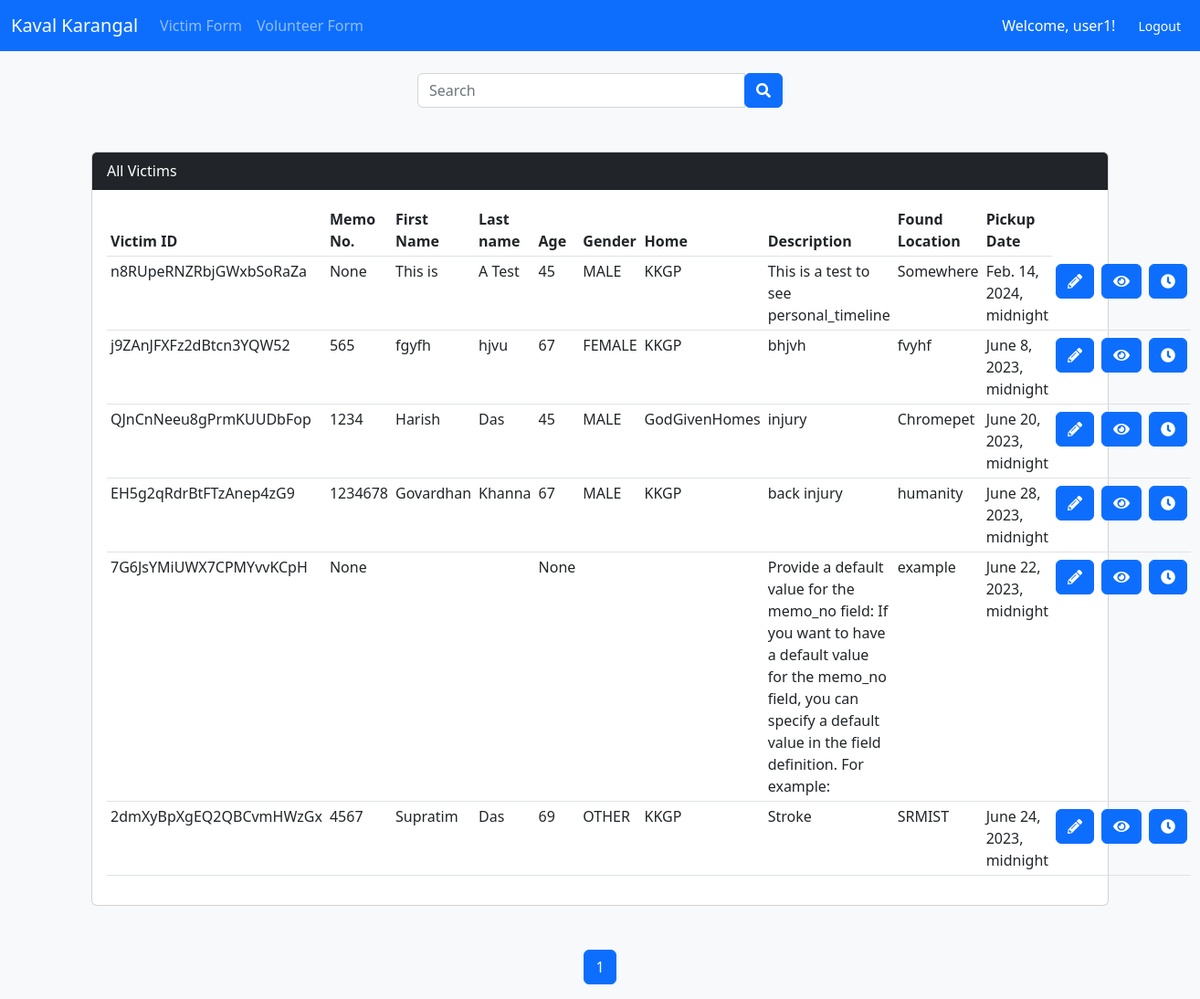
Screenshot of /victims/victimsglobalview/ (signed in) with the database file from the repository.
### victims/models.py (models this page shows, shortened)
class All_profiles(models.Model):
    GENDER_LISTS=(
        ('MALE','MALE'),
        ('FEMALE','FEMALE'),
        ('OTHER','OTHER')
    )
    def name_choices():
        return [(a.home_name, a.home_name) for a in home_profiles.objects.all()]
    id = models.CharField(max_length=22, primary_key=True, default=shortuuid.uuid, editable=False)
    memo_no = models.IntegerField(default="",blank =True,null=True)
    first_name = models.CharField(max_length=50,default="",blank=True)
    last_name = models.CharField(max_length=50, default="", blank=True)
    age = models.IntegerField(default="",blank=True,null=True)
    gender = models.CharField(max_length=20,choices=GENDER_LISTS,blank=True)
    ngo_assigned = models.CharField(choices=name_choices(),default="",blank=True,max_length=100)
    description = models.CharField(max_length=1000)
    pickup_location = models.CharField(max_length=1000)
    pickup_date = models.DateTimeField()
    images = models.ManyToManyField('Image', related_name='victims')
    class Meta:
        verbose_name = "All Profile"

### victims/views.py (the view, shortened to what this page needs)
# urls.py: path("victimsglobalview/",views.globally_view_victims,name="victimsglobalview"),
@login_required
def globally_view_victims(request):
    chk = request.GET.get('search')
    victims = All_profiles.objects.all().order_by('-id')
    p = Paginator(victims, 10)
    page = request.GET.get('page')
    victims_per_page = p.get_page(page)
    nums = "a" * victims_per_page.paginator.num_pages
    return render(request, "victims/victimsglobalview.html", {"victims_per_page": victims_per_page, "nums": nums})

### victims/templates/victims/victimsglobalview.html (shortened to what this page needs)
{% extends "layout/base.html" %}
{% block content %}
<br>
<div class="container d-flex justify-content-center">
	<div>
        <form action="/victims/victimsglobalview/" method="GET">
		<div class="input-group mb-5" style="width: 400px;" >
			<input type="text" class="form-control" placeholder="Search" name="search">
		    <div class="input-group-append"><button class="btn btn-primary"><i class="fas fa-search"></i></button></div>
	    </div>
        </form>
    </div>
</div>
<div style="margin-left: 100px; margin-right: 100px;">
    <div class="card">
        <div class="card-header bg-dark text-white ">All Victims</div>
        <div class="card-body">
            <table class="table table-hover table-sm">
                <thead>
                    <tr>
                        <th>Victim ID</th>
                        <th>Memo No.</th>
                        <th>First Name</th>
                        <th>Last name</th>
                        <th>Age</th>
                        <th>Gender</th>
                        <th>Home</th>
                        <th>Description</th>
                        <th>Found Location</th>
                        <th>Pickup Date</th>
                    </tr>
                </thead>
                <tbody>
                    {% for victim in victims_per_page %}
                    <tr>
                        <td>{{victim.id}}</td>
                        <td>{{victim.memo_no}}</td>
                        <td>{{victim.first_name}}</td>
                        <td>{{victim.last_name}}</td>
                        <td>{{victim.age}}</td>
                        <td>{{victim.gender}}</td>
                        <td>{{victim.ngo_assigned}}</td>
                        <td>{{victim.description}}</td>
                        <td>{{victim.pickup_location}}</td>
                        <td>{{victim.pickup_date }}</td>
                        <td style="width: 0px; height: 0px;"> <a class="btn btn-primary my-1" href="{% url 'victims:update_view' victim.id %}"><i class="fas fa-pencil-alt"></i></a></td>
                        <td style="width: 0px; height: 0px;"><a href="{% url 'victims:viewvicts' victim.id %}" class="btn btn-primary my-1"><i class="fas fa-eye"></i></a></td>
                        <td style="width: 0px; height: 0px;"><a href="{% url 'victims:victim_lifecycle_entry' victim.id %}" class="btn btn-primary my-1"><i class="fas fa-clock"></i></a></td </tr>
                    {% endfor %}
                </tbody>
            </table>
        </div>
    </div>
</div>
<br/></br/>
<nav aria-label="Page navigation example">
    <ul class="pagination justify-content-center">
{% for i in victims_per_page.paginator.page_range %}
{% if victims_per_page.number == i %}
<li class="page-item active"><span class="page-link">{{ i }}</span ></li>
{% elif i > victims_per_page.number|add:'-2' and i < victims_per_page.number|add:'2' %}
<li class="page-item"><a href="/victims/victimsglobalview?page={{ i }}" class="page-link">{{ i }}</a></li>
{% endif %}
{% endfor %}
</ul>
</nav>
{% endblock %}

### templates/layout/navbar.html (shortened to what this page needs)
<nav class="navbar navbar-expand-md bg-primary navbar-dark">
  <div class="container-fluid">
    <a class="navbar-brand" href="homepage">Kaval Karangal</a>
    <div class="collapse navbar-collapse" id="navbarSupportedContent">
      <ul class="navbar-nav me-auto mb-2 mb-lg-0">
        <li class="nav-item">
          <a class="nav-link" href="victims/index">Victim Form</a>
        </li>
        <li class="nav-item">
          <a class="nav-link" href="volunteers/index">Volunteer Form</a>
        </li>
      </ul>
      {% if user.is_authenticated %}
        <span class="me-3 text-white">Welcome, {{ user.username }}!</span>
          <a class="nav-link" href="{% url 'logout' %}">
            <button class="btn btn-primary btn-sm" type="submit">Logout</button>
          </a>
      {% endif %}
      </div>
  </div>
</nav>

### rows the page displays
All_profiles: id "n8RUpeRNZRbjGWxbSoRaZa", memo_no "None", first_name "This is", last_name "A Test", age "45", gender "MALE", ngo_assigned "KKGP", description "This is a test to see personal_timeline", pickup_location "Somewhere", pickup_date "Feb. 14, 2024, midnight"
All_profiles: id "j9ZAnJFXFz2dBtcn3YQW52", memo_no "565", first_name "fgyfh", last_name "hjvu", age "67", gender "FEMALE", ngo_assigned "KKGP", description "bhjvh", pickup_location "fvyhf", pickup_date "June 8, 2023, midnight"
All_profiles: id "QJnCnNeeu8gPrmKUUDbFop", memo_no "1234", first_name "Harish", last_name "Das", age "45", gender "MALE", ngo_assigned "GodGivenHomes", description "injury", pickup_location "Chromepet", pickup_date "June 20, 2023, midnight"
All_profiles: id "EH5g2qRdrBtFTzAnep4zG9", memo_no "1234678", first_name "Govardhan", last_name "Khanna", age "67", gender "MALE", ngo_assigned "KKGP", description "back injury", pickup_location "humanity", pickup_date "June 28, 2023, midnight"
All_profiles: id "7G6JsYMiUWX7CPMYvvKCpH", memo_no "None", age "None", description "Provide a default value for the memo_no field: If you want to have a default value for the memo_no field, you can specify a default value in the field definition. For example:", pickup_location "example", pickup_date "June 22, 2023, midnight"
All_profiles: id "2dmXyBpXgEQ2QBCvmHWzGx", memo_no "4567", first_name "Supratim", last_name "Das", age "69", gender "OTHER", ngo_assigned "KKGP", description "Stroke", pickup_location "SRMIST", pickup_date "June 24, 2023, midnight"

### other values shown
{{ user.username }} "user1"
{{ i }} "1"
